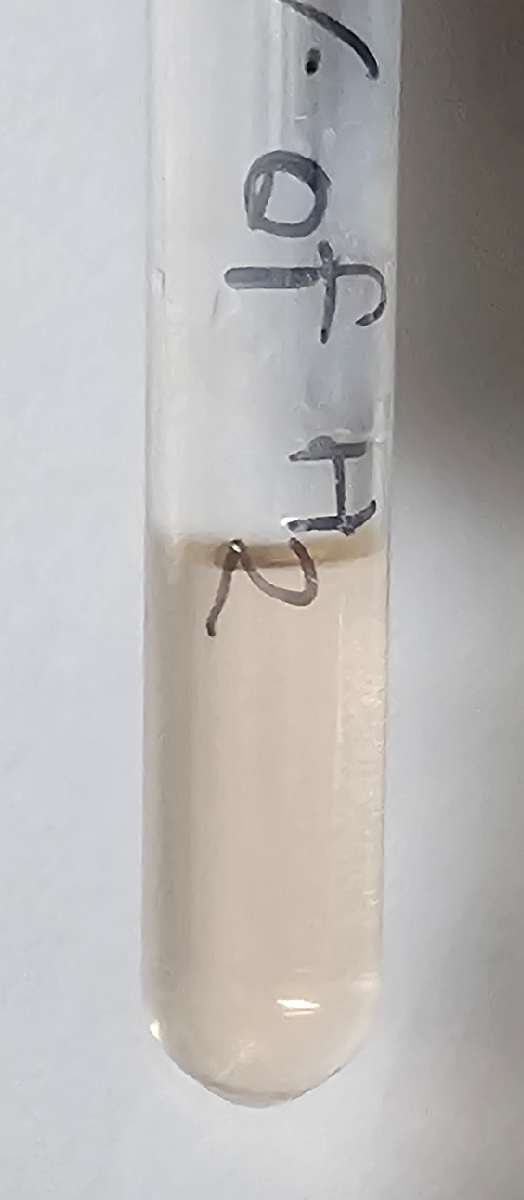
#> input picture data/raw/honey_h2/h2_020pct_honey.jpg, 524 x 1200 px
$ python predict.py -i data/raw/honey_h2/h2_020pct_honey.jpg
#> lines starting #> are read from the running program, lines starting #| are printed output that depends on the picture; after the words box and inside, x2 and y2 are one past the last pixel; in counts of white or black regions, pixels touching at a corner belong together
### src/features/roi_detector.py
"""
Module for extracting the liquid Region-of-Interest (ROI) from reaction tube photographs,
excluding glass glare, tube meniscus, labels, and background.
"""
from typing import Tuple, Optional, Dict
import numpy as np
from PIL import Image, ImageOps
from src.config import DEFAULT_ROI


class TubeROIDetector:
    """
    Detects and crops the representative liquid reaction zone in test tube photographs.
    """

    def __init__(self, roi_cfg: Optional[Dict[str, float]] = None):
        self.roi_cfg = roi_cfg or DEFAULT_ROI

    def extract_roi(
        self,
        image_input,
        remove_glare: bool = True,
        glare_threshold: int = 240
    ) -> Tuple[np.ndarray, Tuple[int, int, int, int], np.ndarray]:
        """
        Extract liquid reaction zone from image.

        Args:
            image_input: PIL Image, filepath, or np.ndarray (H, W, 3)
            remove_glare: Whether to filter out glass specular reflections
            glare_threshold: Pixel intensity threshold above which pixels are marked as glare

        Returns:
            roi_pixels: np.ndarray (H_roi, W_roi, 3) representing the cropped ROI
            bbox: (ymin, ymax, xmin, xmax) pixel coordinates
            glare_mask: boolean mask indicating valid non-glare liquid pixels
        """
        if isinstance(image_input, str):
            img = Image.open(image_input)
            img = ImageOps.exif_transpose(img)
            img = img.convert("RGB")
            arr = np.array(img)
        elif isinstance(image_input, Image.Image):
            img = ImageOps.exif_transpose(image_input)
            img = img.convert("RGB")
            arr = np.array(img)
        elif isinstance(image_input, np.ndarray):
            arr = image_input.copy()
            if arr.ndim == 2:
                arr = np.stack([arr]*3, axis=-1)
        else:
            raise ValueError(f"Unsupported image input type: {type(image_input)}")

        h, w = arr.shape[:2]

        ymin = int(h * self.roi_cfg["y_min_pct"])
        ymax = int(h * self.roi_cfg["y_max_pct"])
        xmin = int(w * self.roi_cfg["x_min_pct"])
        xmax = int(w * self.roi_cfg["x_max_pct"])

        # Boundary checks
        ymin = max(0, min(ymin, h - 1))
        ymax = max(ymin + 5, min(ymax, h))
        xmin = max(0, min(xmin, w - 1))
        xmax = max(xmin + 5, min(xmax, w))

        roi = arr[ymin:ymax, xmin:xmax]

        if remove_glare:
            # Glare / reflections have very high intensity across all channels
            is_glare = (roi[:, :, 0] > glare_threshold) & \
                       (roi[:, :, 1] > glare_threshold) & \
                       (roi[:, :, 2] > glare_threshold)
            valid_mask = ~is_glare
            # If all pixels were flagged as glare (unlikely), fallback to using all pixels
            if not np.any(valid_mask):
                valid_mask = np.ones((roi.shape[0], roi.shape[1]), dtype=bool)
        else:
            valid_mask = np.ones((roi.shape[0], roi.shape[1]), dtype=bool)

        return roi, (ymin, ymax, xmin, xmax), valid_mask

### src/features/extractor.py
"""
Feature extraction pipeline for reaction tube photographs.
Extracts RGB, Beer-Lambert Optical Densities, HSV, CIELAB, and Chromogenic Indices.
"""
from typing import Dict, Any, Optional
import numpy as np
from PIL import Image
from src.features.roi_detector import TubeROIDetector


def rgb_to_hsv_np(rgb: np.ndarray) -> np.ndarray:
    """
    Convert RGB image [0, 255] to HSV image [0-360, 0-1, 0-1].
    """
    rgb_norm = rgb.astype(float) / 255.0
    r, g, b = rgb_norm[..., 0], rgb_norm[..., 1], rgb_norm[..., 2]
    maxc = np.maximum(np.maximum(r, g), b)
    minc = np.minimum(np.minimum(r, g), b)
    v = maxc
    deltac = maxc - minc

    s = np.where(maxc != 0, deltac / (maxc + 1e-10), 0.0)

    # Hue calculation
    h = np.zeros_like(maxc)
    mask_nz = deltac > 1e-6
    mask_r = mask_nz & (maxc == r)
    mask_g = mask_nz & (maxc == g) & (~mask_r)
    mask_b = mask_nz & (maxc == b) & (~mask_r) & (~mask_g)

    h[mask_r] = ((g[mask_r] - b[mask_r]) / deltac[mask_r]) % 6
    h[mask_g] = ((b[mask_g] - r[mask_g]) / deltac[mask_g]) + 2
    h[mask_b] = ((r[mask_b] - g[mask_b]) / deltac[mask_b]) + 4
    h = h * 60.0
    h[h < 0] += 360.0

    return np.stack([h, s, v], axis=-1)


def rgb_to_cielab_np(rgb: np.ndarray) -> np.ndarray:
    """
    Convert sRGB [0, 255] to CIELAB using D65 reference illuminant.
    """
    rgb_norm = rgb.astype(float) / 255.0
    # sRGB inverse companding (gamma linearization)
    mask = rgb_norm > 0.04045
    linear_rgb = np.where(mask, ((rgb_norm + 0.055) / 1.055) ** 2.4, rgb_norm / 12.92)

    # Matrix multiplication to XYZ (D65)
    r = linear_rgb[..., 0]
    g = linear_rgb[..., 1]
    b = linear_rgb[..., 2]

    x = (0.4124564 * r + 0.3575761 * g + 0.1804375 * b) / 0.95047
    y = (0.2126729 * r + 0.7151522 * g + 0.0721750 * b) / 1.00000
    z = (0.0193339 * r + 0.1191920 * g + 0.9503041 * b) / 1.08883

    # Nonlinear transformation
    delta = 6.0 / 29.0
    delta_cubed = delta ** 3
    factor = (1.0 / 3.0) * ((29.0 / 6.0) ** 2)

    fx = np.where(x > delta_cubed, np.cbrt(x), factor * x + 4.0 / 29.0)
    fy = np.where(y > delta_cubed, np.cbrt(y), factor * y + 4.0 / 29.0)
    fz = np.where(z > delta_cubed, np.cbrt(z), factor * z + 4.0 / 29.0)

    l_star = 116.0 * fy - 16.0
    a_star = 500.0 * (fx - fy)
    b_star = 200.0 * (fy - fz)

    return np.stack([l_star, a_star, b_star], axis=-1)


class TubeFeatureExtractor:
    """
    Extracts multi-color-space features from reaction tube photographs.
    """

    def __init__(self, roi_detector: Optional[TubeROIDetector] = None, blank_rgb: Optional[np.ndarray] = None):
        self.roi_detector = roi_detector or TubeROIDetector()
        # Default blank intensity for 0 ug/mL proline reference tube
        self.blank_rgb = blank_rgb if blank_rgb is not None else np.array([208.2, 208.2, 207.0])

    def extract_from_roi(self, roi: np.ndarray, valid_mask: Optional[np.ndarray] = None) -> Dict[str, float]:
        """
        Extract features from a pre-cropped ROI array.
        """
        if valid_mask is None:
            valid_mask = np.ones((roi.shape[0], roi.shape[1]), dtype=bool)

        pixels_rgb = roi[valid_mask].astype(float)
        if len(pixels_rgb) == 0:
            pixels_rgb = roi.reshape(-1, 3).astype(float)

        # RGB statistics
        r_mean, g_mean, b_mean = np.mean(pixels_rgb, axis=0)
        r_std, g_std, b_std = np.std(pixels_rgb, axis=0)
        r_med, g_med, b_med = np.median(pixels_rgb, axis=0)

        # Normalized RGB
        sum_rgb = r_mean + g_mean + b_mean + 1e-6
        norm_r = r_mean / sum_rgb
        norm_g = g_mean / sum_rgb
        norm_b = b_mean / sum_rgb

        # Ratios & Chromogenic indices
        rg_ratio = r_mean / (g_mean + 1e-6)
        rb_ratio = r_mean / (b_mean + 1e-6)
        gb_ratio = g_mean / (b_mean + 1e-6)
        rg_diff_index = (r_mean - g_mean) / (r_mean + g_mean + 1e-6)
        rb_diff_index = (r_mean - b_mean) / (r_mean + b_mean + 1e-6)

        # Beer-Lambert Optical Densities: OD = -log10(I / I0)
        # 520nm absorption primarily attenuates the Green channel!
        r0, g0, b0 = self.blank_rgb
        od_r = -np.log10(max(r_mean, 1e-3) / r0)
        od_g = -np.log10(max(g_mean, 1e-3) / g0)
        od_b = -np.log10(max(b_mean, 1e-3) / b0)

        # HSV
        roi_hsv = rgb_to_hsv_np(roi)
        pixels_hsv = roi_hsv[valid_mask]
        h_mean, s_mean, v_mean = np.mean(pixels_hsv, axis=0)
        h_std, s_std, v_std = np.std(pixels_hsv, axis=0)

        # CIELAB
        roi_lab = rgb_to_cielab_np(roi)
        pixels_lab = roi_lab[valid_mask]
        l_mean, a_mean, b_lab_mean = np.mean(pixels_lab, axis=0)
        l_std, a_std, b_lab_std = np.std(pixels_lab, axis=0)

        chroma = np.sqrt(a_mean ** 2 + b_lab_mean ** 2)
        hue_angle_deg = np.degrees(np.arctan2(b_lab_mean, a_mean)) % 360.0

        return {
            "r_mean": float(r_mean),
            "g_mean": float(g_mean),
            "b_mean": float(b_mean),
            "r_std": float(r_std),
            "g_std": float(g_std),
            "b_std": float(b_std),
            "r_med": float(r_med),
            "g_med": float(g_med),
            "b_med": float(b_med),
            "norm_r": float(norm_r),
            "norm_g": float(norm_g),
            "norm_b": float(norm_b),
            "rg_ratio": float(rg_ratio),
            "rb_ratio": float(rb_ratio),
            "gb_ratio": float(gb_ratio),
            "rg_diff_index": float(rg_diff_index),
            "rb_diff_index": float(rb_diff_index),
            "od_r": float(od_r),
            "od_g": float(od_g),
            "od_b": float(od_b),
            "h_mean": float(h_mean),
            "s_mean": float(s_mean),
            "v_mean": float(v_mean),
            "l_star": float(l_mean),
            "a_star": float(a_mean),
            "b_star": float(b_lab_mean),
            "chroma": float(chroma),
            "hue_angle": float(hue_angle_deg),
        }

    def extract_from_image(self, image_input) -> Dict[str, Any]:
        """
        Extract ROI and compute all multi-color-space features.
        """
        roi, bbox, valid_mask = self.roi_detector.extract_roi(image_input)
        features = self.extract_from_roi(roi, valid_mask)
        features["roi_bbox"] = bbox
        features["valid_pixels_pct"] = float(np.mean(valid_mask) * 100.0)
        return features

### src/models/stage_a_spectro.py
"""
Stage A Model: Tube Image Features -> A520 Spectrophotometric Absorbance.
Evaluates whether camera photographs can accurately replace or estimate a benchtop spectrophotometer.
"""
from typing import Dict, Any, Tuple, List
import numpy as np
import pandas as pd
from sklearn.linear_model import LinearRegression, Ridge
from sklearn.ensemble import RandomForestRegressor, GradientBoostingRegressor
from sklearn.svm import SVR
from sklearn.model_selection import LeaveOneOut
from sklearn.metrics import mean_squared_error, mean_absolute_error, r2_score
import joblib

from src.config import MODELS_DIR

# Key robust features for A520 optical estimation
STAGE_A_FEATURE_COLS = [
    "od_g",          # Beer-Lambert optical density in green (peaks at 520nm)
    "rg_ratio",      # Red-to-green ratio (reflects orange chromophore)
    "a_star",        # CIELAB red-green axis
    "l_star",        # CIELAB lightness
    "rg_diff_index", # Normalized difference index
    "norm_r"         # Normalized red fraction
]


class StageASpectroModel:
    """
    Predicts A520 spectrophotometric absorbance directly from tube image color features.
    """

    # [31 lines left out: functions __init__, fit, not called in this run]

    def predict(self, X: pd.DataFrame) -> np.ndarray:
        X_feats = X[self.feature_cols].values
        X_scaled = (X_feats - self.scaler_mean) / self.scaler_scale
        preds = self.model.predict(X_scaled)
        # Absorbance cannot be negative
        return np.maximum(0.0, preds)

    # [51 lines left out: function cross_validate, not called in this run]

    def save(self, filepath: str = str(MODELS_DIR / "stage_a_image_to_a520.pkl")):
        joblib.dump(self, filepath)

    @classmethod
    def load(cls, filepath: str = str(MODELS_DIR / "stage_a_image_to_a520.pkl")):
        return joblib.load(filepath)

### src/models/stage_b_image_adulteration.py
"""
Stage B Model: Tube Image Features -> True Adulteration Percentage.
Evaluates whether camera photographs alone can directly estimate honey adulteration percentage.
Includes Leave-One-Honey-Out (LOHO) cross-validation across floral varieties.
"""
from typing import Dict, Any, Tuple
import numpy as np
import pandas as pd
from sklearn.linear_model import Ridge, LinearRegression, ElasticNet
from sklearn.ensemble import RandomForestRegressor, GradientBoostingRegressor
from sklearn.model_selection import LeaveOneOut
from sklearn.metrics import mean_squared_error, mean_absolute_error, r2_score
import joblib

from src.config import MODELS_DIR

STAGE_B_FEATURE_COLS = [
    "od_g",
    "od_b",
    "rg_ratio",
    "a_star",
    "b_star",
    "l_star",
    "rg_diff_index",
    "s_mean",
    "g_med"
]


class StageBImageAdulterationModel:
    """
    Directly predicts adulteration percentage from tube image features.
    """

    # [26 lines left out: functions __init__, fit, not called in this run]

    def predict(self, X: pd.DataFrame) -> np.ndarray:
        X_feats = X[self.feature_cols].values
        X_scaled = (X_feats - self.scaler_mean) / self.scaler_scale
        preds = self.model.predict(X_scaled)
        # Clip to realistic bounds [0%, 100%]
        return np.clip(preds, 0.0, 100.0)

    # [79 lines left out: functions cross_validate_loocv, cross_validate_loho, not called in this run]

    def save(self, filepath: str = str(MODELS_DIR / "stage_b_image_to_adulteration.pkl")):
        joblib.dump(self, filepath)

    @classmethod
    def load(cls, filepath: str = str(MODELS_DIR / "stage_b_image_to_adulteration.pkl")):
        return joblib.load(filepath)

### src/models/stage_c_spectro_adulteration.py
"""
Stage C Model: Spectrophotometric A520 & Calculated Proline -> True Adulteration Percentage.
Evaluates how conventional benchtop laboratory spectrophotometry performs.
"""
from typing import Dict, Any, Tuple
import numpy as np
import pandas as pd
from sklearn.linear_model import Ridge, LinearRegression
from sklearn.model_selection import LeaveOneOut
from sklearn.metrics import mean_squared_error, mean_absolute_error, r2_score
import joblib

from src.config import MODELS_DIR


class StageCSpectroAdulterationModel:
    """
    Predicts adulteration percentage using A520 absorbance and calculated proline content.
    """

    # [14 lines left out: functions __init__, fit, not called in this run]

    def predict(self, X: pd.DataFrame) -> np.ndarray:
        X_feats = X[self.feature_cols].values
        X_sc = (X_feats - self.scaler_mean) / self.scaler_scale
        preds = self.model.predict(X_sc)
        return np.clip(preds, 0.0, 100.0)

    # [43 lines left out: functions analytical_dilution_estimate, cross_validate_loocv, not called in this run]

    def save(self, filepath: str = str(MODELS_DIR / "stage_c_spectro_to_adulteration.pkl")):
        joblib.dump(self, filepath)

    @classmethod
    def load(cls, filepath: str = str(MODELS_DIR / "stage_c_spectro_to_adulteration.pkl")):
        return joblib.load(filepath)

### src/models/stage_d_multimodal.py
"""
Stage D Model: Multimodal Fusion (Tube Image Features + A520) -> True Adulteration Percentage.
Evaluates whether combining optical computer vision with spectrophotometric readings
yields superior diagnostic precision and robustness.
"""
from typing import Dict, Any, Tuple
import numpy as np
import pandas as pd
from sklearn.linear_model import Ridge, ElasticNet
from sklearn.ensemble import RandomForestRegressor
from sklearn.model_selection import LeaveOneOut
from sklearn.metrics import mean_squared_error, mean_absolute_error, r2_score
import joblib

from src.config import MODELS_DIR

MULTIMODAL_FEATURE_COLS = [
    "a520_mean",
    "proline_ug_ml",
    "od_g",
    "od_b",
    "rg_ratio",
    "a_star",
    "l_star",
    "rg_diff_index"
]


class StageDMultimodalModel:
    """
    Multimodal fusion model combining image color metrics with spectrophotometric data.
    """

    # [14 lines left out: functions __init__, fit, not called in this run]

    def predict(self, X: pd.DataFrame) -> np.ndarray:
        X_feats = X[self.feature_cols].values
        X_sc = (X_feats - self.scaler_mean) / self.scaler_scale
        preds = self.model.predict(X_sc)
        return np.clip(preds, 0.0, 100.0)

    # [31 lines left out: function cross_validate_loocv, not called in this run]

    def save(self, filepath: str = str(MODELS_DIR / "stage_d_multimodal.pkl")):
        joblib.dump(self, filepath)

    @classmethod
    def load(cls, filepath: str = str(MODELS_DIR / "stage_d_multimodal.pkl")):
        return joblib.load(filepath)

### src/models/stage_e_authenticity_index.py
"""
Stage E: Honey Authenticity Index (HAI) Engine & Authenticity Classifier.
Integrates predicted adulteration percentage, proline content compliance (Codex Alimentarius / IHC),
image-spectrophotometry agreement, and uncertainty into an actionable decision score.
"""
from typing import Dict, Any, Optional
import numpy as np
import pandas as pd
from sklearn.linear_model import LogisticRegression
from sklearn.ensemble import RandomForestClassifier
from sklearn.metrics import accuracy_score, f1_score, roc_auc_score
import joblib

from src.config import (
    MODELS_DIR,
    MIN_AUTHENTIC_PROLINE_MG_KG,
    HIGH_QUALITY_PROLINE_MG_KG,
    HAI_AUTHENTIC_THRESHOLD,
    HAI_SUSPECT_THRESHOLD,
    ADULTERATION_THRESHOLD_PCT
)


class HoneyAuthenticityClassifier:
    """
    Binary classifier predicting whether a honey sample is Authentic (0) or Adulterated (1).
    """

    # [18 lines left out: functions __init__, fit, predict, not called in this run]

    def predict_proba(self, X: pd.DataFrame) -> np.ndarray:
        X_feats = X[self.feature_cols].values
        X_sc = (X_feats - self.scaler_mean) / self.scaler_scale
        return self.model.predict_proba(X_sc)

    def save(self, filepath: str = str(MODELS_DIR / "stage_e_authenticity_classifier.pkl")):
        joblib.dump(self, filepath)

    @classmethod
    def load(cls, filepath: str = str(MODELS_DIR / "stage_e_authenticity_classifier.pkl")):
        return joblib.load(filepath)


class HoneyAuthenticityIndexEngine:
    """
    Calculates the multimodal Honey Authenticity Index (HAI, 0 to 100),
    authenticity probability, confidence intervals, and regulatory compliance flags.
    """

    def __init__(
        self,
        min_proline_mg_kg: float = MIN_AUTHENTIC_PROLINE_MG_KG,
        high_proline_mg_kg: float = HIGH_QUALITY_PROLINE_MG_KG
    ):
        self.min_proline = min_proline_mg_kg
        self.high_proline = high_proline_mg_kg

    # [105 lines left out: functions compute_proline_subscore, compute_agreement_subscore, evaluate_sample, not called in this run]

### predict.py
"""
Inference and Prediction Pipeline.
Evaluates a single reaction tube image (or batch of images), extracts optical and chromogenic features,
estimates A520 absorbance and proline concentration, predicts adulteration percentage,
and computes the Honey Authenticity Index (HAI).
"""
import sys
import argparse
import json
from pathlib import Path

# Ensure project root is in sys.path
_PROJECT_ROOT = Path(__file__).resolve().parent
if str(_PROJECT_ROOT) not in sys.path:
    sys.path.insert(0, str(_PROJECT_ROOT))

from typing import Dict, Any, Optional
import numpy as np
import pandas as pd
from PIL import Image

from src.config import (
    MODELS_DIR,
    PROCESSED_DATA_DIR,
    ASSAY_DILUTION_FACTOR,
    MIN_AUTHENTIC_PROLINE_MG_KG
)
from src.features.extractor import TubeFeatureExtractor
from src.models.stage_a_spectro import StageASpectroModel
from src.models.stage_b_image_adulteration import StageBImageAdulterationModel
from src.models.stage_c_spectro_adulteration import StageCSpectroAdulterationModel
from src.models.stage_d_multimodal import StageDMultimodalModel
from src.models.stage_e_authenticity_index import HoneyAuthenticityClassifier, HoneyAuthenticityIndexEngine


class HoneyAdulterationPredictor:
    """
    Unified predictor executing Stage A through Stage E.
    """

    def __init__(self):
        self.extractor = TubeFeatureExtractor()

        # Load calibration metadata
        meta_path = PROCESSED_DATA_DIR / "dataset_metadata.json"
        if meta_path.exists():
            with open(meta_path, "r") as f:
                self.metadata = json.load(f)
            self.calib_slope = self.metadata["standard_curve"]["slope"]
            self.calib_intercept = self.metadata["standard_curve"]["intercept"]
            self.blank_a520 = self.metadata["standard_curve"]["blank_a520"]
        else:
            self.calib_slope = 0.00428
            self.calib_intercept = 0.1751
            self.blank_a520 = 0.1125

        # Load models
        self.model_a = StageASpectroModel.load(str(MODELS_DIR / "stage_a_image_to_a520.pkl"))
#> (reads models/stage_a_image_to_a520.pkl from the repository)
        self.model_b = StageBImageAdulterationModel.load(str(MODELS_DIR / "stage_b_image_to_adulteration.pkl"))
#> (reads models/stage_b_image_to_adulteration.pkl from the repository)
        self.model_c = StageCSpectroAdulterationModel.load(str(MODELS_DIR / "stage_c_spectro_to_adulteration.pkl"))
#> (reads models/stage_c_spectro_to_adulteration.pkl from the repository)
        self.model_d = StageDMultimodalModel.load(str(MODELS_DIR / "stage_d_multimodal.pkl"))
#> (reads models/stage_d_multimodal.pkl from the repository)
        self.model_e = HoneyAuthenticityClassifier.load(str(MODELS_DIR / "stage_e_authenticity_classifier.pkl"))
        self.hai_engine = HoneyAuthenticityIndexEngine()

    def predict_image(
        self,
        image_input,
        actual_a520: Optional[float] = None,
        honey_variety_hint: Optional[str] = None
    ) -> Dict[str, Any]:
        """
        Run end-to-end evaluation on a test tube photograph.
        """
        # 1. Extract optical & colorimetric features
        feats = self.extractor.extract_from_image(image_input)
#> in extract_roi, img is the input picture: PIL image 524x1200 RGB; mean R, G, B 183.8, 181.5, 180.7
#> in extract_roi, `roi = arr[ymin:ymax, xmin:xmax]`:
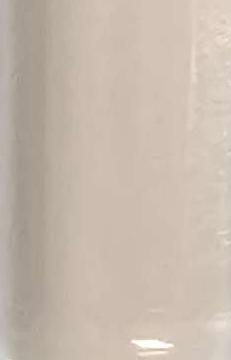
#> roi: shape (360, 231, 3); mean R, G, B 199.2, 185.8, 173.2
#> in extract_roi, `is_glare = (roi[:, :, 0] > glare_threshold) & \ (roi[:, :, 1] > glare_..`:
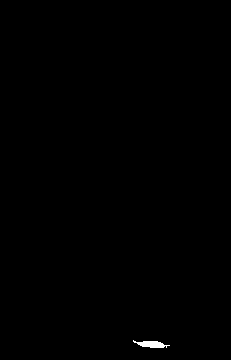
#> is_glare: shape (360, 231) bool; 0.2% white; 1 white region, box (x1, y1, x2, y2) and area: (133, 340, 170, 348) 167
#> in extract_from_image, `roi, bbox, valid_mask = self.roi_detector.extract_roi(image_input)`: bbox = (660, 1020, 146, 377)
#> in extract_from_roi, `r_mean, g_mean, b_mean = np.mean(pixels_rgb, axis=0)`: r_mean = 199.1; g_mean = 185.7; b_mean = 173
#> in extract_from_roi, `r_std, g_std, b_std = np.std(pixels_rgb, axis=0)`: r_std = 15.59; g_std = 13.95; b_std = 13.73
#> in extract_from_roi, `r_med, g_med, b_med = np.median(pixels_rgb, axis=0)`: r_med = 204; g_med = 188; b_med = 176
#> in extract_from_roi, `sum_rgb = r_mean + g_mean + b_mean + 1e-6`: sum_rgb = 557.7
#> in extract_from_roi, `norm_r = r_mean / sum_rgb`: norm_r = 0.357
#> in extract_from_roi, `norm_g = g_mean / sum_rgb`: norm_g = 0.333
#> in extract_from_roi, `norm_b = b_mean / sum_rgb`: norm_b = 0.31
#> in extract_from_roi, `rg_ratio = r_mean / (g_mean + 1e-6)`: rg_ratio = 1.07
#> in extract_from_roi, `rb_ratio = r_mean / (b_mean + 1e-6)`: rb_ratio = 1.15
#> in extract_from_roi, `gb_ratio = g_mean / (b_mean + 1e-6)`: gb_ratio = 1.07
#> in extract_from_roi, `rg_diff_index = (r_mean - g_mean) / (r_mean + g_mean + 1e-6)`: rg_diff_index = 0.0348
#> in extract_from_roi, `rb_diff_index = (r_mean - b_mean) / (r_mean + b_mean + 1e-6)`: rb_diff_index = 0.07
#> in extract_from_roi, `od_r = -np.log10(max(r_mean, 1e-3) / r0)`: od_r = 0.0195
#> in extract_from_roi, `od_g = -np.log10(max(g_mean, 1e-3) / g0)`: od_g = 0.0497
#> in extract_from_roi, `od_b = -np.log10(max(b_mean, 1e-3) / b0)`: od_b = 0.0779
#> in rgb_to_hsv_np, `r, g, b = rgb_norm[..., 0], rgb_norm[..., 1], rgb_norm[..., 2]`:
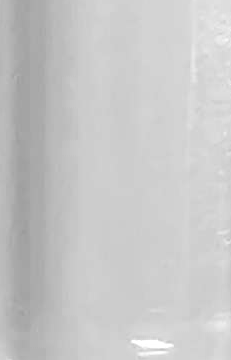
#> r: shape (360, 231) float64; min 0.608, max 1, mean 0.781
#> (the rest of the program and of its run is left out)
